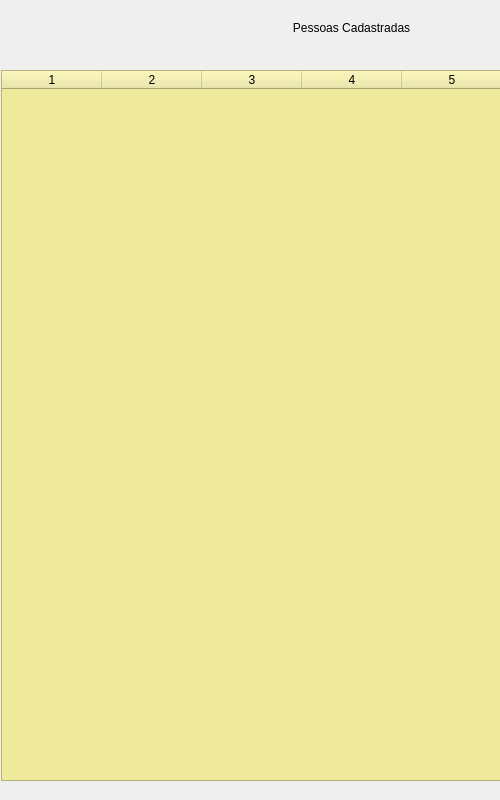
<?xml version="1.0" encoding="UTF-8"?>
<ui version="4.0">
 <class>Form</class>
 <widget class="QWidget" name="Form">
  <property name="geometry">
   <rect>
    <x>0</x>
    <y>0</y>
    <width>500</width>
    <height>800</height>
   </rect>
  </property>
  <property name="minimumSize">
   <size>
    <width>500</width>
    <height>800</height>
   </size>
  </property>
  <property name="maximumSize">
   <size>
    <width>500</width>
    <height>1200</height>
   </size>
  </property>
  <property name="windowTitle">
   <string>Form</string>
  </property>
  <widget class="QLabel" name="label">
   <property name="geometry">
    <rect>
     <x>-4</x>
     <y>-8</y>
     <width>711</width>
     <height>71</height>
    </rect>
   </property>
   <property name="styleSheet">
    <string notr="true">
font: 14pt &quot;MS Shell Dlg 2&quot;;</string>
   </property>
   <property name="text">
    <string>Pessoas Cadastradas</string>
   </property>
   <property name="alignment">
    <set>Qt::AlignCenter</set>
   </property>
  </widget>
  <widget class="QTableWidget" name="tableWidget">
   <property name="geometry">
    <rect>
     <x>1</x>
     <y>70</y>
     <width>521</width>
     <height>711</height>
    </rect>
   </property>
   <property name="styleSheet">
    <string notr="true">background-color: rgb(239, 233, 156);</string>
   </property>
   <property name="rowCount">
    <number>0</number>
   </property>
   <property name="columnCount">
    <number>5</number>
   </property>
   <column/>
   <column/>
   <column/>
   <column/>
   <column/>
  </widget>
 </widget>
 <resources/>
 <connections/>
</ui>
